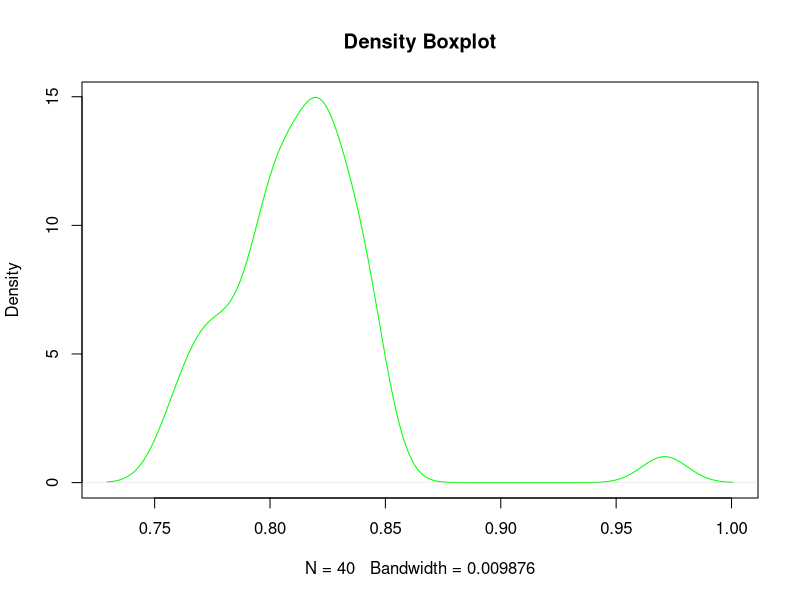
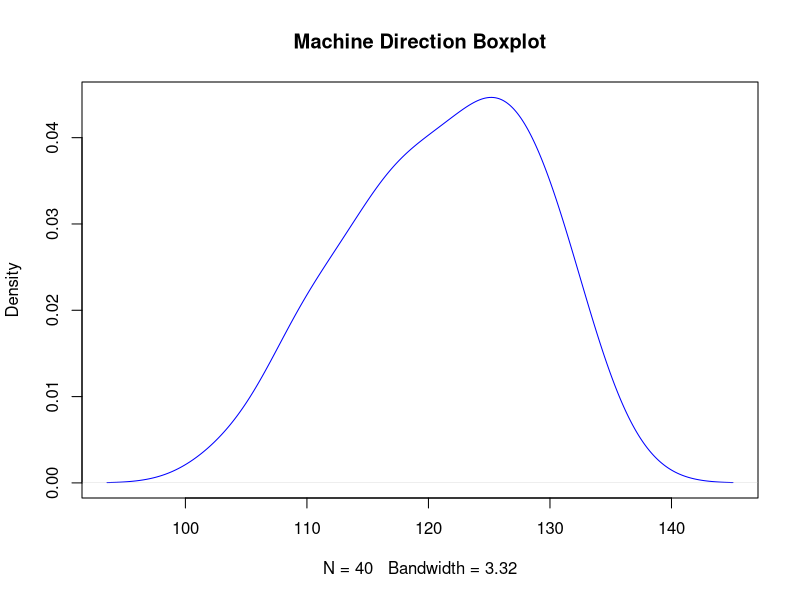
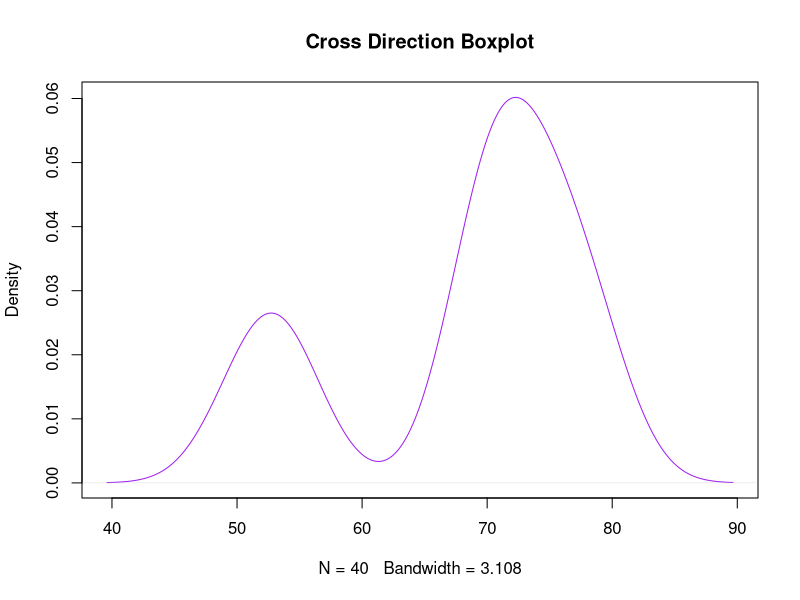
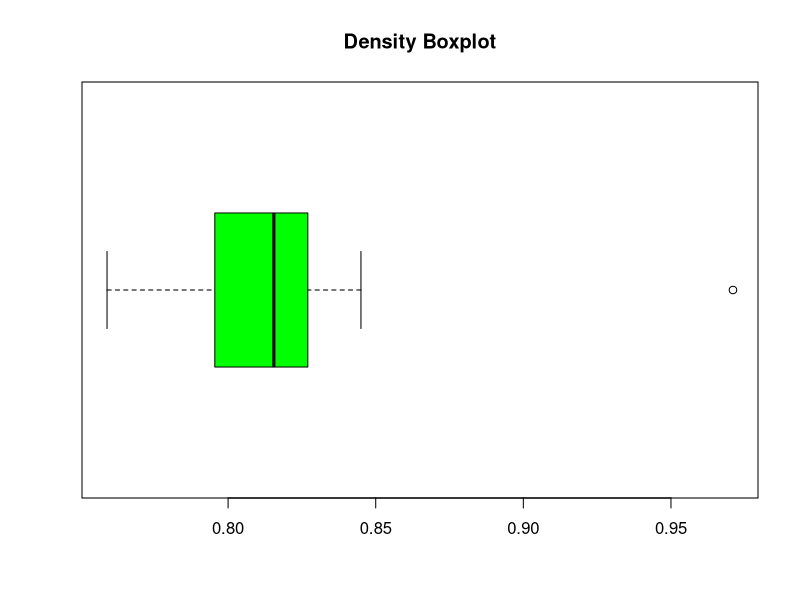
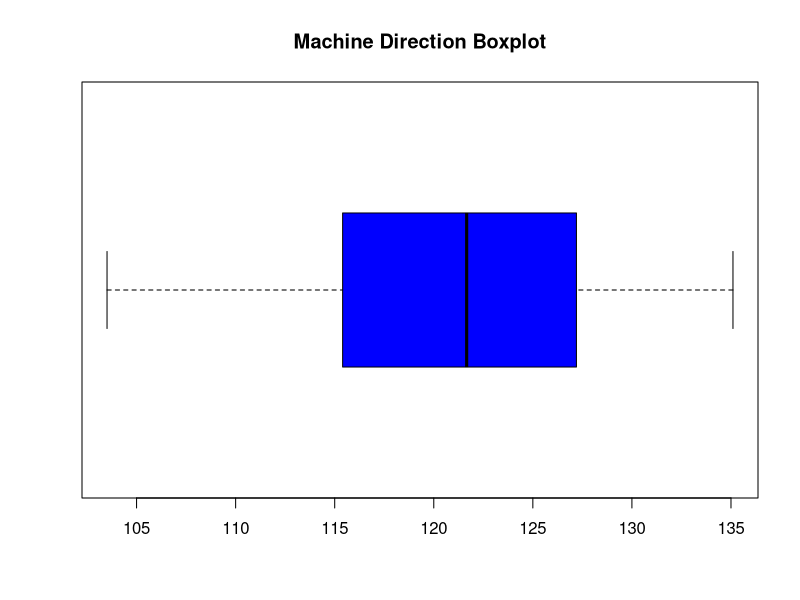
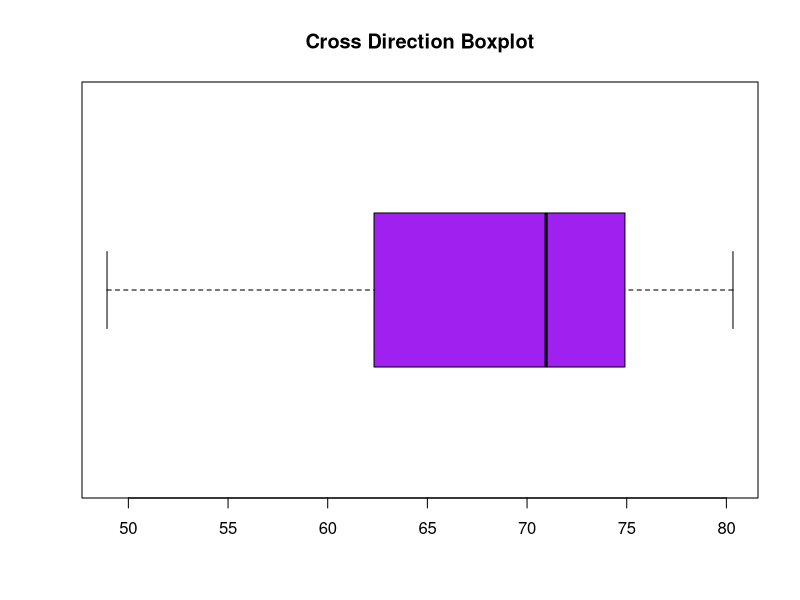
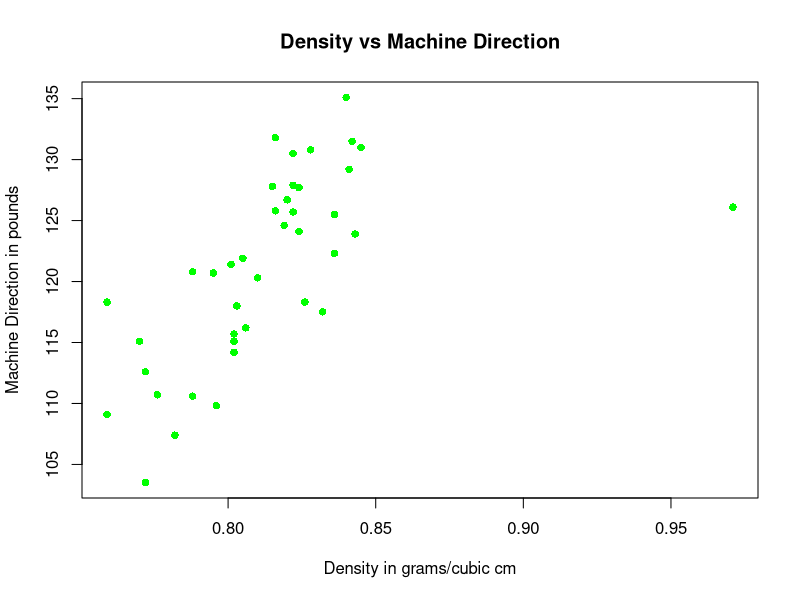
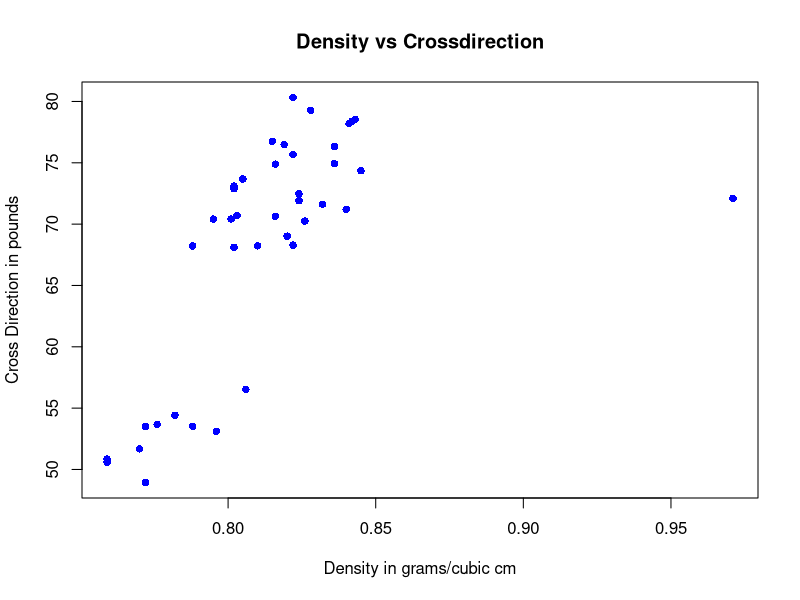

R code for these plots, in order:
## ---- chunk 1
knitr::opts_chunk$set(echo = TRUE)
## ---- chunk 2
#set the working directory
setwd("~/Documents/MA369/Datasets")
dir()
exerciseData=read.table("Table1-2.DAT", sep=" ",header=F)
exerciseData

#Display how many rows and columns are in the dataset, ie the "dimensions"
dim(exerciseData)

#Check missing values
is.na(exerciseData)
#We can see the 3rd, 5th, and 7th rows are the only ones containing data, rest are spaces

#Lets see how R read the data in the dataset, ie we need to check the "structure" of the dataset
str(exerciseData)

Density=exerciseData[1:40, 3]
Machinedirection=exerciseData[1:40, 5]
Crossdirection=exerciseData[1:40, 7]

#Check to see each variable was assigned correctly 
Density
Machinedirection
Crossdirection

#Sort data by Density variable
exerciseData[order(Density),]

#Lets get a better idea of the numerical properties of each variable
summary(Density)
mean(Density)
sd(Density)

summary(Machinedirection)
mean(Machinedirection)
sd(Machinedirection)

summary(Crossdirection)
mean(Crossdirection)
sd(Crossdirection)

#Create density plot for each variable
plot(density(Density), col="green", main="Density Boxplot")
plot(density(Machinedirection), col="blue", main="Machine Direction Boxplot")
plot(density(Crossdirection), col="purple", main="Cross Direction Boxplot")


boxplot(Density, horizontal = T, col="green", main="Density Boxplot")
boxplot(Machinedirection, horizontal = T, col="blue", main="Machine Direction Boxplot")
boxplot(Crossdirection, horizontal = T, col="purple", main="Cross Direction Boxplot")

#We can see there is an outlier present in the Density variable, shown as the dot on the right side of the boxplot.

plot(Density, Machinedirection, pch=16, col="green", xlab="Density in grams/cubic cm", ylab="Machine Direction in pounds", main="Density vs Machine Direction")

plot(Density, Crossdirection, pch=16, col="blue", xlab="Density in grams/cubic cm", ylab="Cross Direction in pounds", main="Density vs Crossdirection")

plot(Machinedirection, Crossdirection, pch=16, col="purple", xlab="Machine Direction in pounds", ylab="Cross Direction in pounds", main="Machine Direction vs Cross Direction")

#In these first 2 plots we can clearly see the outlier on the right side of the plots. Ignoring this outlier, it seems that each variable is positively correlated to each other, ie as one variable increases as do the other two. This relationship is most clear when graphing density vs crossdirection, as well as density vs machinedirection

